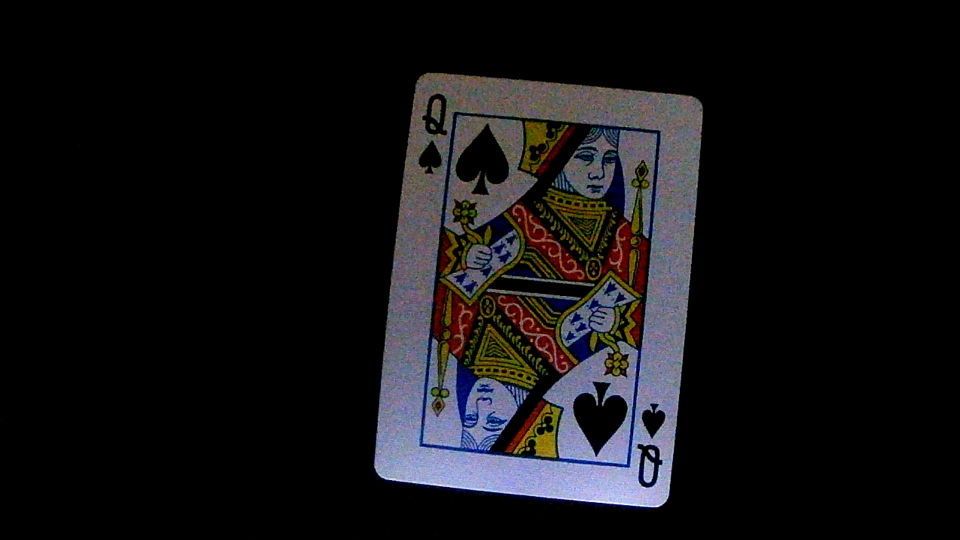
#> input picture TEMP/Project4/test_images3/QS.jpg, 1920 x 1080 px, found by its file name (shown at 1/2 size)
$ python template_matching.py
#> lines starting #> are read from the running program, lines starting #| are printed output that depends on the picture; after the words box and inside, x2 and y2 are one past the last pixel; in counts of white or black regions, pixels touching at a corner belong together
import cv2
import numpy as np
import os

def preprocess_and_extract_symbols(image_path, use_one_in_ten=True):
    # Step 1: Input Image Acquisition
    img_color = cv2.imread(image_path)
    if img_color is None:
        print("Error: Image not found or unable to read.")
        return None, None, None

    # cv2.imshow("Original Image", img_color)
    # cv2.waitKey(0)

    # Step 2: Preprocessing
    img_gray = cv2.cvtColor(img_color, cv2.COLOR_BGR2GRAY)
    _, img_bin = cv2.threshold(img_gray, 0, 255, cv2.THRESH_BINARY + cv2.THRESH_OTSU)

    # Invert image if necessary
    if np.mean(img_bin) > 127:
        img_bin = 255 - img_bin

    # Morphological operations
    kernel = cv2.getStructuringElement(cv2.MORPH_RECT, (3, 3))
    img_bin = cv2.morphologyEx(img_bin, cv2.MORPH_OPEN, kernel)
    img_bin = cv2.morphologyEx(img_bin, cv2.MORPH_CLOSE, kernel)

    cv2.imshow("Binarized Image", img_bin)
    cv2.waitKey(0)

    # Step 3: Card Orientation Detection
    contours, _ = cv2.findContours(img_bin, cv2.RETR_EXTERNAL, cv2.CHAIN_APPROX_SIMPLE)
    if not contours:
        print("Error: No contours found.")
        return None, None, None

    largest_contour = max(contours, key=cv2.contourArea)
    rect = cv2.minAreaRect(largest_contour)
    angle = rect[2]
    width, height = rect[1][0], rect[1][1]
    if width < height:
        angle = angle
    else:
        angle = angle + 90

    # Rotate image to correct orientation
    (h, w) = img_gray.shape[:2]
    center = rect[0]
    M = cv2.getRotationMatrix2D(center, angle, 1.0)
    img_rotated = cv2.warpAffine(img_color, M, (w, h), flags=cv2.INTER_CUBIC, borderMode=cv2.BORDER_REPLICATE)

    # cv2.imshow("Rotated Image", img_rotated)
    # cv2.waitKey(0)

    # Step 4: Card Cropping
    img_gray_rotated = cv2.cvtColor(img_rotated, cv2.COLOR_BGR2GRAY)
    _, img_bin_rotated = cv2.threshold(img_gray_rotated, 0, 255, cv2.THRESH_BINARY + cv2.THRESH_OTSU)

    if np.mean(img_bin_rotated) > 127:
        img_bin_rotated = 255 - img_bin_rotated

    contours, _ = cv2.findContours(img_bin_rotated, cv2.RETR_EXTERNAL, cv2.CHAIN_APPROX_SIMPLE)
    if not contours:
        print("Error: No contours found in rotated image.")
        return None, None, None

    card_contour = max(contours, key=cv2.contourArea)
    x, y, w, h = cv2.boundingRect(card_contour)
    card_cropped = img_rotated[y:y+h, x:x+w]

    cv2.imshow("Cropped Card", card_cropped)
    cv2.waitKey(0)

    # Step 5: Extracting Rank and Suit Symbols
    # Assuming symbols are in the top-left corner
    symbol_region = card_cropped[0:int(h*0.3), 0:int(w*0.17)]
    cv2.imshow("Symbol Region", symbol_region)
    cv2.waitKey(0)

    symbol_gray = cv2.cvtColor(symbol_region, cv2.COLOR_BGR2GRAY)
    _, symbol_bin = cv2.threshold(symbol_gray, 0, 255, cv2.THRESH_BINARY_INV + cv2.THRESH_OTSU)

    cv2.imshow("Binarized Symbol Region", symbol_bin)
    cv2.waitKey(0)

    # Step 6: Finding Contours in Symbol Region
    contours, _ = cv2.findContours(symbol_bin, cv2.RETR_EXTERNAL, cv2.CHAIN_APPROX_SIMPLE)

    # Filter out small contours based on area
    min_contour_area = 50  # Adjust based on experimentation
    filtered_contours = [cnt for cnt in contours if cv2.contourArea(cnt) > min_contour_area]

    # Filter out contours near the edges
    def is_contour_near_edge(contour, image_shape, margin_fraction=0.05):
        x, y, w, h = cv2.boundingRect(contour)
        img_h, img_w = image_shape[:2]
        margin_x = int(img_w * margin_fraction)
        margin_y = int(img_h * margin_fraction)
        if x < margin_x or y < margin_y or x + w > img_w - margin_x or y + h > img_h - margin_y:
            return True
        else:
            return False

    filtered_contours = [cnt for cnt in filtered_contours if not is_contour_near_edge(cnt, symbol_bin.shape)]

    if len(filtered_contours) == 0:
        print("Error: No valid contours found after filtering.")
        return None, None, None

    # Create a copy of the symbol region for visualization
    symbol_with_contours = cv2.cvtColor(symbol_bin, cv2.COLOR_GRAY2BGR)

    # Draw all filtered contours in green
    for cnt in filtered_contours:
        cv2.drawContours(symbol_with_contours, [cnt], -1, (0, 255, 0), 2)

    cv2.imshow("Filtered Contours", symbol_with_contours)
    cv2.waitKey(0)

    # Sort contours by vertical position (y-coordinate)
    bounding_boxes = [cv2.boundingRect(c) for c in filtered_contours]
    sorted_contours = sorted(zip(filtered_contours, bounding_boxes), key=lambda b: b[1][1])

    # Identify rank and suit symbols
    # Assuming the suit symbol is the lowest contour
    suit_contour = sorted_contours[-1][0]
    suit_bbox = sorted_contours[-1][1]

    # The rest are rank symbols (could be more than one contour, e.g., '1' and '0' in '10')
    rank_contours = [c[0] for c in sorted_contours[:-1]]
    rank_bboxes = [c[1] for c in sorted_contours[:-1]]

    # For '10', there will be two rank contours; for other cards, usually one
    # Option to choose between '1' and '0' for the rank symbol
    if len(rank_contours) == 0:
        print("Error: No rank contours found.")
        return None, None, None

    if len(rank_contours) == 1:
        # Only one rank contour
        rank_contour = rank_contours[0]
        rank_bbox = rank_bboxes[0]
    else:
        # Multiple rank contours (e.g., '1' and '0'), Choose between '1' and '0' based on horizontal position
        # '1' is on the left, '0' on the right
        if use_one_in_ten:
            # Choose the leftmost contour (assumed to be '1')
            rank_idx = np.argmin([bbox[0] for bbox in rank_bboxes])
        else:
            # Choose the rightmost contour (assumed to be '0')
            rank_idx = np.argmax([bbox[0] for bbox in rank_bboxes])
        rank_contour = rank_contours[rank_idx]
        rank_bbox = rank_bboxes[rank_idx]

    # Draw selected rank and suit contours for visualization
    cv2.drawContours(symbol_with_contours, [rank_contour], -1, (0, 0, 255), 2)  # Red
    cv2.drawContours(symbol_with_contours, [suit_contour], -1, (255, 0, 0), 2)  # Blue

    cv2.imshow("Selected Rank and Suit Contours", symbol_with_contours)
    cv2.waitKey(0)

    # Step 7: Extracting Rank and Suit Symbols
    # Extract rank symbol
    x, y, w, h = rank_bbox
    rank_symbol = symbol_bin[y:y+h, x:x+w]

    # Extract suit symbol
    x, y, w, h = suit_bbox
    suit_symbol = symbol_bin[y:y+h, x:x+w]

    # Resize symbols while maintaining aspect ratio and padding
    def resize_and_pad(img, size=(70, 125)):
        h, w = img.shape
        aspect_ratio = w / h
        target_w, target_h = size

        # Compute scaling factor to fit the symbol into the target size
        scaling_factor = min(target_w / w, target_h / h)
        new_w = int(w * scaling_factor)
        new_h = int(h * scaling_factor)
        resized_img = cv2.resize(img, (new_w, new_h), interpolation=cv2.INTER_AREA)

        # Create a new image with the target size and place the resized symbol at the center
        padded_img = np.zeros((target_h, target_w), dtype=np.uint8)
        x_offset = (target_w - new_w) // 2
        y_offset = (target_h - new_h) // 2
        padded_img[y_offset:y_offset+new_h, x_offset:x_offset+new_w] = resized_img

        return padded_img

    rank_symbol_resized = resize_and_pad(rank_symbol)
    suit_symbol_resized = resize_and_pad(suit_symbol)

    # Display extracted symbols
    cv2.imshow("Rank Symbol", rank_symbol_resized)
    cv2.waitKey(0)
    cv2.imshow("Suit Symbol", suit_symbol_resized)
    cv2.waitKey(0)
    cv2.destroyAllWindows()

    return rank_symbol_resized, suit_symbol_resized, card_cropped


def match_templates(rank_symbol, suit_symbol, rank_templates, suit_templates):
    # Template Matching for Ranks
    max_score_rank = -np.inf
    best_match_rank = None
    for rank_name, rank_template in rank_templates.items():
        res = cv2.matchTemplate(rank_symbol, rank_template, cv2.TM_CCOEFF_NORMED)
        score = res[0][0]
        print(score)
        if score > max_score_rank:
            max_score_rank = score
            best_match_rank = rank_name

    # Template Matching for Suits
    max_score_suit = -np.inf
    best_match_suit = None
    for suit_name, suit_template in suit_templates.items():
        res = cv2.matchTemplate(suit_symbol, suit_template, cv2.TM_CCOEFF_NORMED)
        score = res[0][0]
        print(score)
        if score > max_score_suit:
            max_score_suit = score
            best_match_suit = suit_name

    # Thresholds
    threshold_rank = 0  # Adjust based on experimentation
    threshold_suit = 0  # Adjust based on experimentation

    # Result Declaration
    if max_score_rank > threshold_rank and max_score_suit > threshold_suit:
        result = f"The card is {best_match_rank} of {best_match_suit}"
    else:
        result = "Unable to confidently determine the card's rank and suit."

    print(f"Rank match score: {max_score_rank}, Suit match score: {max_score_suit}")
    print(result)
    return result

# Helper function to load templates
def load_templates(template_folder):
#> called with template_folder = 'TEMP/Project4/imgs'
    rank_templates = {}
    suit_templates = {}

    # Load rank templates
    ranks = ['A', '2', '3', '4', '5', '6', '7', '8', '9', '10', 'J', 'Q', 'K']
    for rank in ranks:
        template_path = os.path.join(template_folder, 'ranks2', f'{rank}.png')
        template = cv2.imread(template_path, cv2.IMREAD_GRAYSCALE)
        if template is not None:
            _, template_bin = cv2.threshold(template, 0, 255, cv2.THRESH_BINARY + cv2.THRESH_OTSU)
            template_resized = cv2.resize(template_bin, (70, 125))
            rank_templates[rank] = template_resized
        else:
            print(f"Warning: Template for rank '{rank}' not found.")

    # Load suit templates
    suits = ['Hearts', 'Diamonds', 'Clubs', 'Spades']
#> suits = ['Hearts', 'Diamonds', 'Clubs', 'Spades']
    for suit in suits:
        template_path = os.path.join(template_folder, 'suits2', f'{suit}.png')
        template = cv2.imread(template_path, cv2.IMREAD_GRAYSCALE)
        if template is not None:
            _, template_bin = cv2.threshold(template, 0, 255, cv2.THRESH_BINARY + cv2.THRESH_OTSU)
            template_resized = cv2.resize(template_bin, (70, 125))
            suit_templates[suit] = template_resized
        else:
            print(f"Warning: Template for suit '{suit}' not found.")
#| Warning: Template for suit 'Hearts' not found.

    return rank_templates, suit_templates

# Main code to run the functions
if __name__ == "__main__":
    # image_path = r'E:\Laptop\Work\Study\Uni - TTU\6) Fall 24 - Sixth Semester\Fall 2024 TTU Digital Communications Project Lab (ECE-3334-301) Full Term\ECE-3334-Digital-Communications-Project-Lab\TEMP\Project4\test_images3\JD.jpg'
    # template_folder = r'E:\Laptop\Work\Study\Uni - TTU\6) Fall 24 - Sixth Semester\Fall 2024 TTU Digital Communications Project Lab (ECE-3334-301) Full Term\ECE-3334-Digital-Communications-Project-Lab\TEMP\Project4\imgs'  # Folder containing 'ranks' and 'suits' subfolders

    image_path = "TEMP/Project4/test_images3/QS.jpg"
    template_folder = "TEMP/Project4/imgs"

    # Load templates
    rank_templates, suit_templates = load_templates(template_folder)
#> rank_templates = 0 items; suit_templates = 0 items

    # Preprocess image and extract symbols
    rank_symbol, suit_symbol, card_cropped = preprocess_and_extract_symbols(image_path)
#> in preprocess_and_extract_symbols, img_color is the input picture: shape (1080, 1920, 3); mean B, G, R 20.4, 18.6, 19.5
#> in preprocess_and_extract_symbols, `_, img_bin = cv2.threshold(img_gray, 0, 255, cv2.THRESH_BINARY + cv2.T..`: img_bin: shape (1080, 1920); 15.7% white; 360 white regions (176 under 20 px), largest, box (x1, y1, x2, y2) and area: (748, 146, 1406, 1015) 191781, (1085, 682, 1277, 930) 21225, (844, 675, 1039, 901) 20921
#> in preprocess_and_extract_symbols, `img_bin = cv2.morphologyEx(img_bin, cv2.MORPH_OPEN, kernel)`:
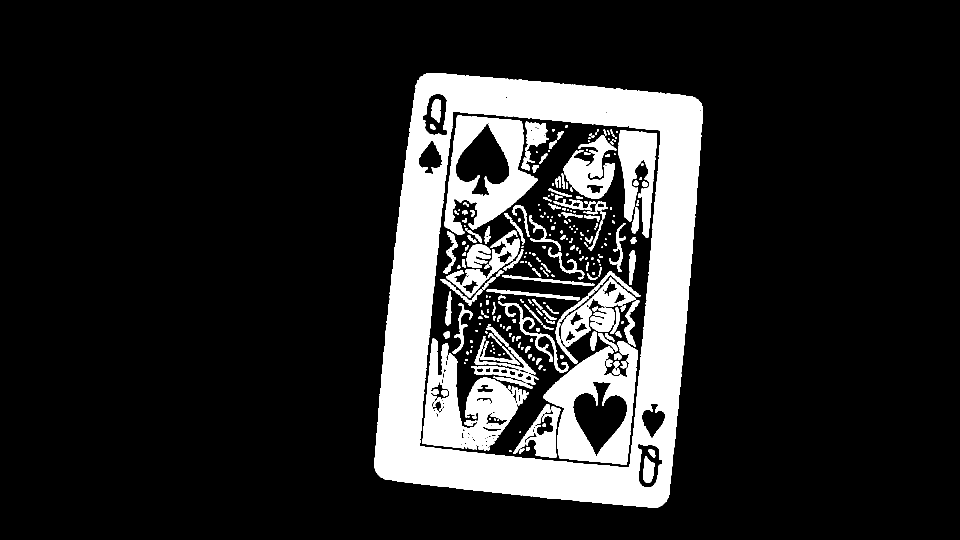
#> img_bin: shape (1080, 1920) (shown at 1/2 size); 15.4% white; 300 white regions (97 under 20 px), largest, box (x1, y1, x2, y2) and area: (748, 146, 1406, 1015) 191580, (1086, 682, 1276, 930) 21200, (844, 677, 1035, 901) 20167
#> in preprocess_and_extract_symbols, `img_bin = cv2.morphologyEx(img_bin, cv2.MORPH_CLOSE, kernel)`: img_bin: shape (1080, 1920); 15.5% white; 208 white regions (69 under 20 px)
#> in preprocess_and_extract_symbols, `contours, _ = cv2.findContours(img_bin, cv2.RETR_EXTERNAL, cv2.CHAIN_A..`: contours = 1 contour; box (x1, y1, x2, y2) and area: (748, 146, 1406, 1015) 485888
#> in preprocess_and_extract_symbols, `largest_contour = max(contours, key=cv2.contourArea)`: largest_contour = contour of 634 points, box (x1, y1, x2, y2) (748, 146, 1406, 1015), area 485888
#> in preprocess_and_extract_symbols, `rect = cv2.minAreaRect(largest_contour)`: rect = ((1078.8, 578.2), (829.1, 597.2), -84.6)
#> in preprocess_and_extract_symbols, `angle = rect[2]`: angle = -84.6
#> in preprocess_and_extract_symbols, `width, height = rect[1][0], rect[1][1]`: width = 829.1; height = 597.2
#> in preprocess_and_extract_symbols, `angle = angle + 90`: angle = 5.4
#> in preprocess_and_extract_symbols, `center = rect[0]`: center = (1078.8, 578.2)
#> in preprocess_and_extract_symbols, `M = cv2.getRotationMatrix2D(center, angle, 1.0)`: M = [[0.996, 0.0941, -49.6], [-0.0941, 0.996, 104]]
#> in preprocess_and_extract_symbols, `_, img_bin_rotated = cv2.threshold(img_gray_rotated, 0, 255, cv2.THRES..`:
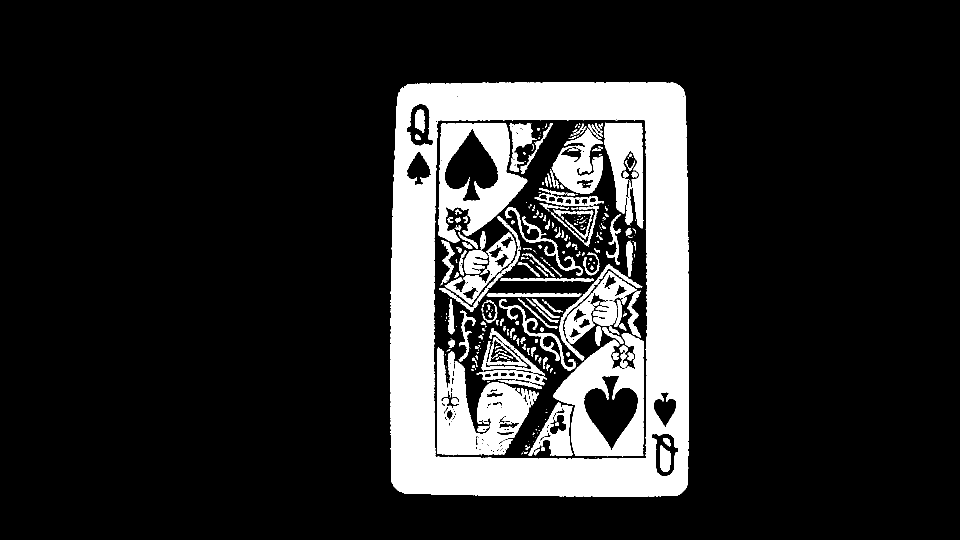
#> img_bin_rotated: shape (1080, 1920) (shown at 1/2 size); 15.7% white; 334 white regions (152 under 20 px)
#> in preprocess_and_extract_symbols, `contours, _ = cv2.findContours(img_bin_rotated, cv2.RETR_EXTERNAL, cv2..`: contours = 1 contour; box (x1, y1, x2, y2) and area: (780, 164, 1378, 993) 485881
#> in preprocess_and_extract_symbols, `card_contour = max(contours, key=cv2.contourArea)`: card_contour = contour of 748 points, box (x1, y1, x2, y2) (780, 164, 1378, 993), area 485881
#> in preprocess_and_extract_symbols, `x, y, w, h = cv2.boundingRect(card_contour)`: x = 780; y = 164; w = 598; h = 829
#> in preprocess_and_extract_symbols, `_, symbol_bin = cv2.threshold(symbol_gray, 0, 255, cv2.THRESH_BINARY_I..`: symbol_bin: shape (248, 101); 32.3% white; 6 white regions (2 under 20 px)
#> in preprocess_and_extract_symbols, `contours, _ = cv2.findContours(symbol_bin, cv2.RETR_EXTERNAL, cv2.CHAI..`: contours = 6 contours, 2 with area under 20; largest, box (x1, y1, x2, y2) and area: (33, 44, 86, 127) 2820, (0, 0, 101, 248) 2710, (34, 139, 81, 205) 1686, (91, 77, 101, 248) 958
#> in preprocess_and_extract_symbols, `filtered_contours = [cnt for cnt in contours if cv2.contourArea(cnt) >..`: filtered_contours = 4 contours; box (x1, y1, x2, y2) and area: (33, 44, 86, 127) 2820, (0, 0, 101, 248) 2710, (34, 139, 81, 205) 1686, (91, 77, 101, 248) 958
#> in preprocess_and_extract_symbols, `filtered_contours = [cnt for cnt in filtered_contours if not is_contou..`: filtered_contours = 2 contours; box (x1, y1, x2, y2) and area: (33, 44, 86, 127) 2820, (34, 139, 81, 205) 1686
#> in preprocess_and_extract_symbols, `symbol_with_contours = cv2.cvtColor(symbol_bin, cv2.COLOR_GRAY2BGR)`: symbol_with_contours: shape (248, 101, 3); 32.3% white; 6 white regions (2 under 20 px)
#> the loop in preprocess_and_extract_symbols, `for cnt in filtered_contours:` made 2 passes
#> after the loop in preprocess_and_extract_symbols, `for cnt in filtered_contours:`:
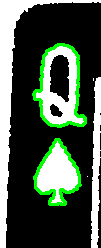
#> symbol_with_contours: shape (248, 101, 3); mean B, G, R 72.6, 88.1, 72.6
#> in preprocess_and_extract_symbols, `bounding_boxes = [cv2.boundingRect(c) for c in filtered_contours]`: bounding_boxes = [(34, 139, 47, 66), (33, 44, 53, 83)]
#> in preprocess_and_extract_symbols, `sorted_contours = sorted(zip(filtered_contours, bounding_boxes), key=l..`: sorted_contours = 2 items
#> in preprocess_and_extract_symbols, `suit_contour = sorted_contours[-1][0]`: suit_contour = contour of 97 points, box (x1, y1, x2, y2) (34, 139, 81, 205), area 1686
#> in preprocess_and_extract_symbols, `suit_bbox = sorted_contours[-1][1]`: suit_bbox = (34, 139, 47, 66)
#> in preprocess_and_extract_symbols, `rank_contours = [c[0] for c in sorted_contours[:-1]]`: rank_contours = 1 contour; box (x1, y1, x2, y2) and area: (33, 44, 86, 127) 2820
#> in preprocess_and_extract_symbols, `rank_bboxes = [c[1] for c in sorted_contours[:-1]]`: rank_bboxes = [(33, 44, 53, 83)]
#> in preprocess_and_extract_symbols, `rank_contour = rank_contours[0]`: rank_contour = contour of 110 points, box (x1, y1, x2, y2) (33, 44, 86, 127), area 2820
#> in preprocess_and_extract_symbols, `rank_bbox = rank_bboxes[0]`: rank_bbox = (33, 44, 53, 83)
#> in preprocess_and_extract_symbols, `x, y, w, h = rank_bbox`: x = 33; y = 44; w = 53; h = 83
#> in preprocess_and_extract_symbols, `rank_symbol = symbol_bin[y:y+h, x:x+w]`:
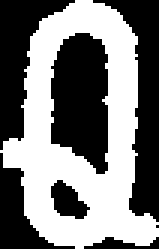
#> rank_symbol: shape (83, 53) (shown 3 times larger); 48.1% white; 1 white region, box (x1, y1, x2, y2) and area: (0, 0, 53, 83) 2116
#> in preprocess_and_extract_symbols, `x, y, w, h = suit_bbox`: x = 34; y = 139; w = 47; h = 66
#> in preprocess_and_extract_symbols, `suit_symbol = symbol_bin[y:y+h, x:x+w]`: suit_symbol: shape (66, 47); 57.4% white; 5 black regions (1 under 20 px), largest, box (x1, y1, x2, y2) and area: (0, 0, 21, 38) 419, (25, 0, 47, 46) 406, (27, 47, 47, 66) 260, (0, 40, 20, 66) 233
#> call 2 of resize_and_pad, with size = (70, 125)
#> in resize_and_pad (call 2), `resized_img = cv2.resize(img, (new_w, new_h), interpolation=cv2.INTER_..`:
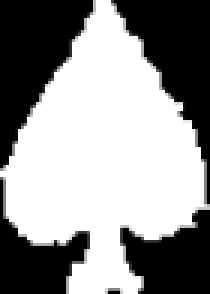
#> resized_img: shape (98, 70) (shown 3 times larger); min 0, max 255, mean 146.4
#> in resize_and_pad (call 2), `padded_img[y_offset:y_offset+new_h, x_offset:x_offset+new_w] = resized..`:
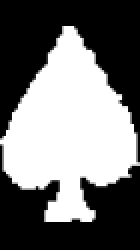
#> padded_img: shape (125, 70) (shown 2 times larger); min 0, max 255, mean 114.8

    if rank_symbol is not None and suit_symbol is not None:
        # Match templates and declare result
        result = match_templates(rank_symbol, suit_symbol, rank_templates, suit_templates)
#> after the loop in match_templates, `for rank_name, rank_template in rank_templates.items():`: max_score_rank = -inf
#| Rank match score: -inf, Suit match score: -inf

        # Display the final cropped card with result
        cv2.putText(card_cropped, result, (10, 30), cv2.FONT_HERSHEY_SIMPLEX, 0.8, (0, 255, 0), 2)
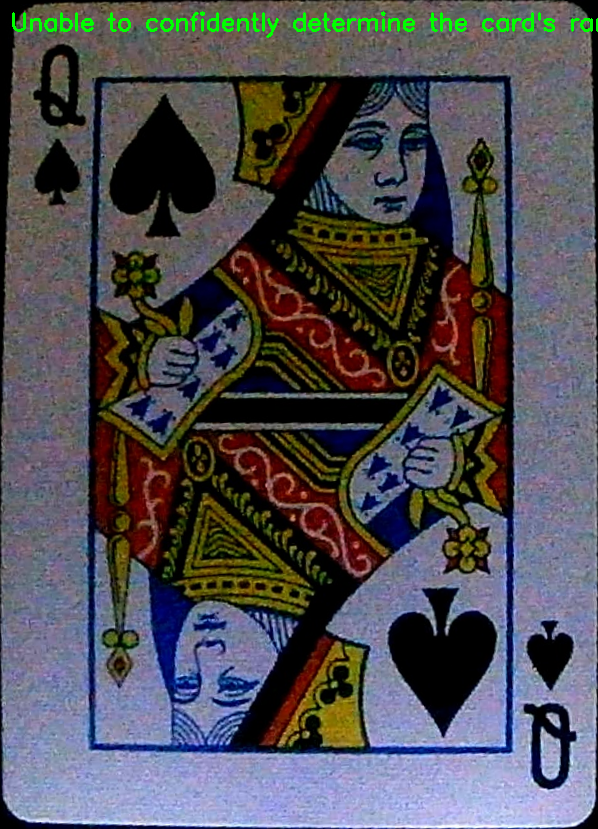
#> card_cropped: shape (829, 598, 3); mean B, G, R 84.6, 79.1, 80.9
        cv2.imshow("Final Result", card_cropped)
        cv2.waitKey(0)
        cv2.destroyAllWindows()
    else:
        print("Symbol extraction failed.")
